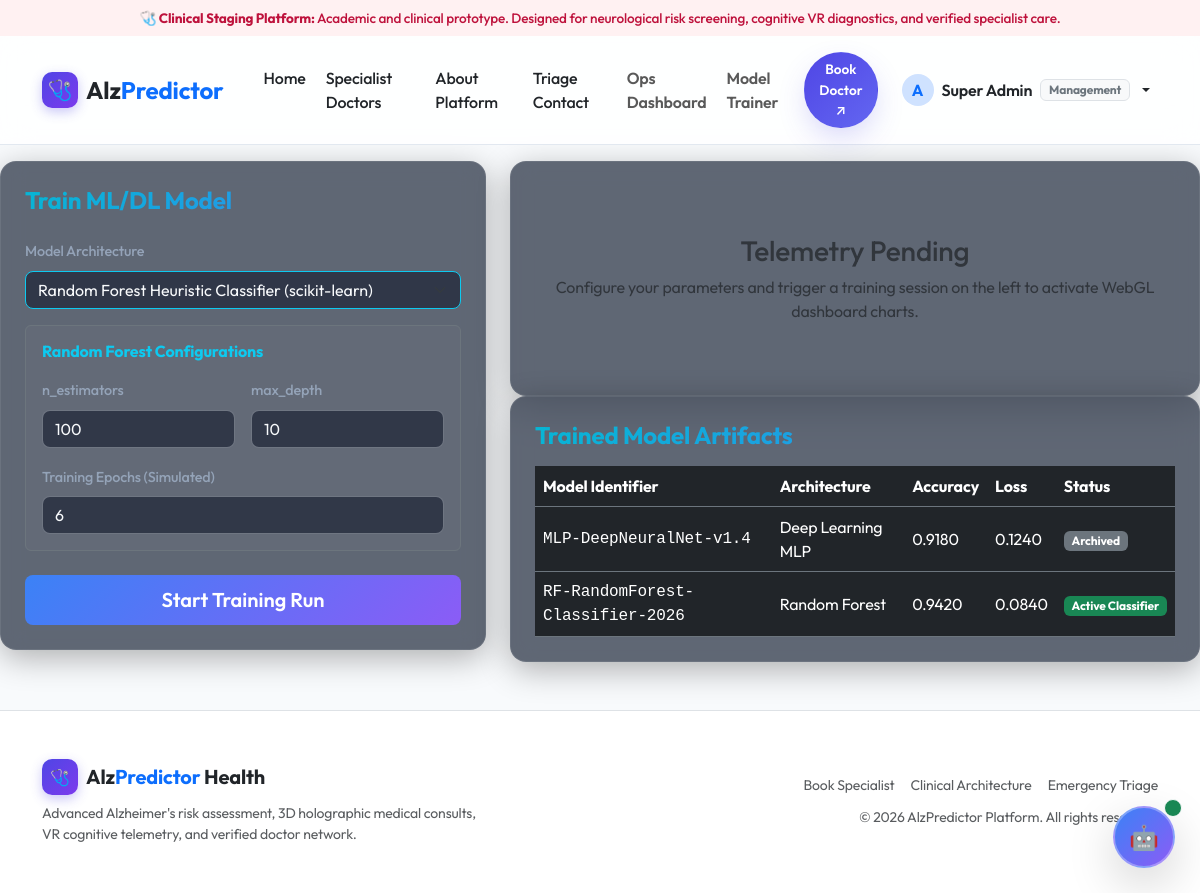
Screenshot of /management/training/ (signed in) with the database file from the repository.
### accounts/models.py (models this page shows, shortened)
class User(AbstractUser):
    ROLE_CHOICES = [
        ("patient", "Patient"),
        ("doctor", "Doctor"),
        ("nurse", "Nurse"),
        ("technician", "Technician"),
        ("management", "Management"),
    ]
    role = models.CharField(max_length=20, choices=ROLE_CHOICES, default="patient")

### training/models.py (models this page shows, shortened)
class TrainedModelArtifact(models.Model):
    name = models.CharField(max_length=100)
    model_type = models.CharField(max_length=50)  # e.g., 'Random Forest', 'Deep Learning MLP'
    hyperparameters = models.JSONField(help_text="Selected hyperparameters")
    metrics = models.JSONField(help_text="Accuracy, loss, validation metrics")
    is_active = models.BooleanField(default=False, help_text="Set as current active prediction model")
    created_at = models.DateTimeField(auto_now_add=True)

### training/views.py (the view, shortened to what this page needs)
# urls.py: path('management/training/', ModelTrainingDashboardView.as_view(), name='model_training_dashboard'),
class ModelTrainingDashboardView(LoginRequiredMixin, ManagementRequiredMixin, TemplateView):
    template_name = "training/dashboard.html"
    def get_context_data(self, **kwargs):
        context = super().get_context_data(**kwargs)
        context["models"] = TrainedModelArtifact.objects.all().order_by("-created_at")
        return context

### templates/training/dashboard.html (shortened to what this page needs)
{% extends 'base.html' %}
{% block content %}
<div class="row g-4">
    <div class="col-md-5">
        <div class="glass-card p-4">
            <h3 class="h4 fw-bold text-gradient-cyan mb-4">Train ML/DL Model</h3>
            <form id="trainingConfigForm">
                <div class="mb-3">
                    <label class="form-label" for="modelTypeSelect">Model Architecture</label>
                    <select class="form-select border-info" id="modelTypeSelect">
                        <option value="Random Forest" selected>Random Forest Heuristic Classifier (scikit-learn)</option>
                    </select>
                </div>
                <div id="rfParamsSection" class="p-3 mb-4 rounded border border-secondary bg-opacity-25 bg-secondary">
                    <h5 class="h6 fw-bold text-info mb-3">Random Forest Configurations</h5>
                    <div class="row g-3">
                        <div class="col-6">
                            <label class="form-label" for="paramEstimators">n_estimators</label>
                            <input type="number" id="paramEstimators" class="form-control" value="100" min="10" max="500">
                        </div>
                        <div class="col-6">
                            <label class="form-label" for="paramMaxDepth">max_depth</label>
                            <input type="number" id="paramMaxDepth" class="form-control" value="10" min="1" max="50">
                        </div>
                        <div class="col-12">
                            <label class="form-label" for="paramRfEpochs">Training Epochs (Simulated)</label>
                            <input type="number" id="paramRfEpochs" class="form-control" value="6" min="3" max="15">
                        </div>
                    </div>
                </div>
                <div class="d-grid">
                    <button type="submit" class="btn btn-primary-gradient btn-lg" id="runTrainingBtn">Start Training Run</button>
                </div>
            </form>
        </div>
    </div>
    <div class="col-md-7">
        <div class="glass-card p-4" id="telemetryPlaceholder">
            <div class="py-5 text-center text-muted">
                <h3>Telemetry Pending</h3>
                <p class="mb-0">Configure your parameters and trigger a training session on the left to activate WebGL dashboard charts.</p>
            </div>
        </div>
        <div class="glass-card p-4">
            <h3 class="h4 fw-bold text-gradient-cyan mb-3">Trained Model Artifacts</h3>
            <div class="table-responsive" style="max-height: 250px;">
                <table class="table table-dark table-hover border-secondary align-middle m-0">
                    <thead>
                        <tr>
                            <th>Model Identifier</th>
                            <th>Architecture</th>
                            <th>Accuracy</th>
                            <th>Loss</th>
                            <th>Status</th>
                        </tr>
                    </thead>
                    <tbody id="modelArtifactsTableBody">
                        {% for artifact in models %}
                            <tr>
                                <td class="font-monospace">{{ artifact.name }}</td>
                                <td>{{ artifact.model_type }}</td>
                                <td>{{ artifact.metrics.final_accuracy|floatformat:4 }}</td>
                                <td>{{ artifact.metrics.final_loss|floatformat:4 }}</td>
                                <td>
                                    {% if artifact.is_active %}
                                        <span class="badge bg-success">Active Classifier</span>
                                    {% else %}
                                        <span class="badge bg-secondary">Archived</span>
                                    {% endif %}
                                </td>
                            </tr>
                        {% empty %}
                            <tr>
                                <td colspan="5" class="text-center text-muted py-4">No model training records found. Start a training session.</td>
                            </tr>
                        {% endfor %}
                    </tbody>
                </table>
            </div>
        </div>
    </div>
</div>
{% endblock %}

### templates/base.html (shortened to what this page needs)
{% load static %}
<!DOCTYPE html>
<html lang="en">
<head>
    <link href="https://cdn.jsdelivr.net/npm/bootstrap@5.3.2/dist/css/bootstrap.min.css" rel="stylesheet">
    <link rel="stylesheet" href="{% static 'css/style.css' %}">
    <link rel="stylesheet" href="{% static 'css/nuvica_theme.css' %}">
</head>
<body>
    <div class="alert alert-disclaimer py-2 px-3 m-0 text-center rounded-0 border-0" role="alert" style="font-size: 0.85rem; font-weight: 500; background: #fff1f2; color: #be123c; border-bottom: 1px solid #fecdd3;">
        🩺 <strong>Clinical Staging Platform:</strong> Academic and clinical prototype. Designed for neurological risk screening, cognitive VR diagnostics, and verified specialist care.
    </div>
    <nav class="navbar navbar-expand-lg nuvica-nav sticky-top py-3">
        <div class="container">
            <a class="navbar-brand d-flex align-items-center gap-2" href="{% url 'home' %}">
                <span class="nuvica-brand-badge">🩺</span>
                <span class="fs-4 fw-bold text-dark">Alz<span class="text-primary">Predictor</span></span>
            </a>
            <div class="collapse navbar-collapse" id="navbarNav">
                <ul class="navbar-nav me-auto ps-lg-3 gap-1">
                    <li class="nav-item">
                        <a class="nav-link text-dark fw-medium" href="{% url 'home' %}">Home</a>
                    </li>
                    <li class="nav-item">
                        <a class="nav-link text-dark fw-medium" href="{% url 'appointment_booking' %}">Specialist Doctors</a>
                    </li>
                    <li class="nav-item">
                        <a class="nav-link text-dark fw-medium" href="{% url 'about' %}">About Platform</a>
                    </li>
                    <li class="nav-item">
                        <a class="nav-link text-dark fw-medium" href="{% url 'contact' %}">Triage Contact</a>
                    </li>
                    {% if user.is_authenticated %}
                        {% if user.role == 'patient' %}
                            <li class="nav-item">
                                <a class="nav-link fw-semibold text-primary" href="{% url 'patient_dashboard' %}">AI Assessment</a>
                            </li>
                            <li class="nav-item">
                                <a class="nav-link fw-semibold text-primary" href="{% url 'vr_test' %}">VR Cognitive Test</a>
                            </li>
                            <li class="nav-item">
                                <a class="nav-link fw-semibold text-primary" href="{% url 'prescriptions_scanner' %}">Rx Scanner</a>
                            </li>
                        {% elif user.role == 'doctor' or user.role == 'nurse' %}
                            <li class="nav-item">
                                <a class="nav-link fw-semibold text-warning" href="{% url 'service_dashboard' %}">Clinical Intake Board</a>
                            </li>
                        {% elif user.role == 'management' %}
                            <li class="nav-item">
                                <a class="nav-link fw-semibold text-indigo" href="{% url 'management_dashboard' %}">Ops Dashboard</a>
                            </li>
                            <li class="nav-item">
                                <a class="nav-link fw-semibold text-indigo" href="{% url 'model_training_dashboard' %}">Model Trainer</a>
                            </li>
                        {% endif %}
                    {% endif %}
                </ul>
                <ul class="navbar-nav ms-auto align-items-center gap-2">
                    {% if user.is_authenticated %}
                        <li class="nav-item me-2">
                            <button type="button" class="btn btn-pill btn-pill-primary btn-pill-sm" data-action="book-doctor">
                                Book Doctor ↗
                            </button>
                        </li>
                        <li class="nav-item dropdown">
                            <a class="nav-link dropdown-toggle text-dark fw-semibold d-flex align-items-center gap-2" href="#" id="userDropdown" role="button" data-bs-toggle="dropdown">
                                <div class="bg-primary-subtle text-primary rounded-circle d-flex align-items-center justify-content-center fw-bold" style="width: 32px; height: 32px;">
                                    {{ user.username|slice:":1"|upper }}
                                </div>
                                <span>{{ user.get_full_name|default:user.username }}</span>
                                <span class="badge bg-light text-secondary border text-capitalize">{{ user.role }}</span>
                            </a>
                        </li>
                    {% endif %}
                </ul>
            </div>
        </div>
    </nav>
    <main class="flex-grow-1">
        {% block content %}{% endblock %}
    </main>
    <div class="toast-container position-fixed bottom-0 end-0 p-3" style="z-index: 1080;">
    </div>
    <footer class="bg-white border-top py-5 mt-5">
        <div class="container">
            <div class="row g-4 justify-content-between align-items-center">
                <div class="col-md-5">
                    <div class="d-flex align-items-center gap-2 mb-2">
                        <span class="nuvica-brand-badge">🩺</span>
                        <span class="fs-5 fw-bold text-dark">Alz<span class="text-primary">Predictor</span> Health</span>
                    </div>
                    <p class="text-muted small mb-0">Advanced Alzheimer's risk assessment, 3D holographic medical consults, VR cognitive telemetry, and verified doctor network.</p>
                </div>
                <div class="col-md-6 text-md-end">
                    <div class="d-flex gap-3 justify-content-md-end flex-wrap mb-2">
                        <a href="{% url 'appointment_booking' %}" class="text-muted text-decoration-none small">Book Specialist</a>
                        <a href="{% url 'about' %}" class="text-muted text-decoration-none small">Clinical Architecture</a>
                        <a href="{% url 'contact' %}" class="text-muted text-decoration-none small">Emergency Triage</a>
                    </div>
                    <small class="text-muted">&copy; 2026 AlzPredictor Platform. All rights reserved.</small>
                </div>
            </div>
        </div>
    </footer>
    {% include 'components/chatbot.html' %}
</body>
</html>

### templates/components/chatbot.html (shortened to what this page needs)
<div id="clinical-chatbot-root">
    <button id="chatbot-fab-btn" class="btn btn-primary-gradient rounded-circle shadow-lg d-flex align-items-center justify-content-center"
            style="position: fixed; bottom: 25px; right: 25px; width: 62px; height: 62px; z-index: 1060; border: 2px solid rgba(255,255,255,0.3); transition: transform 0.3s ease;"
            aria-label="Open AI Medical Assistant">
        <span class="fs-4">🤖</span>
        <span class="position-absolute top-0 start-100 translate-middle p-2 bg-success border border-light rounded-circle">
        </span>
    </button>
</div>

### rows the page displays
User: username "A", get_full_name "Super Admin", role "Management"
TrainedModelArtifact: name "MLP-DeepNeuralNet-v1.4", model_type "Deep Learning MLP", metrics.final_accuracy "0.9180", metrics.final_loss "0.1240", is_active "Archived"
TrainedModelArtifact: name "RF-RandomForest-Classifier-2026", model_type "Random Forest", metrics.final_accuracy "0.9420", metrics.final_loss "0.0840", is_active "Active Classifier"
